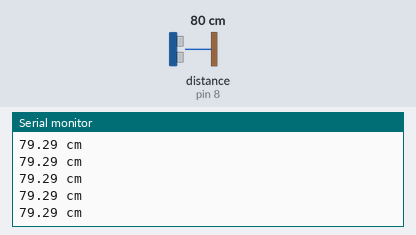
A sketch run on a simulated Arduino Uno, built with avr-gcc and run on an emulated ATmega328P. Shown: the last lines printed to the serial monitor. The test bench sets the inputs (shaded band); at power-on: distance to the obstacle (sensor on pin 8) 80 cm. The echo pulse lasts 58.3 µs per cm.

Above: at 1.2 s.
1.3 s: distance to the obstacle (sensor on pin 8) set to 35 cm
At 1.53 s:
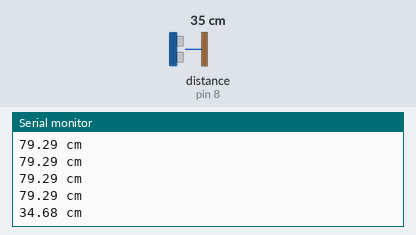
4.3 s: distance to the obstacle (sensor on pin 8) set to 2 cm
At 4.44 s:
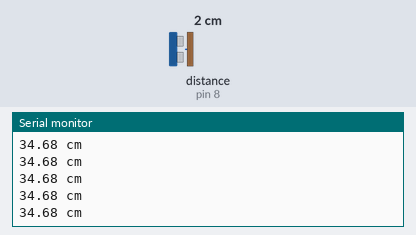
Timing chart, 0 to 7.3 s (numbered marks = the images above; inputs shaded):
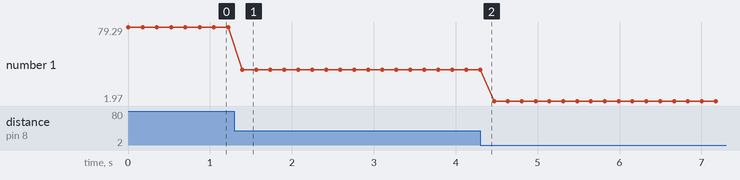

The sketch:

send.ino
```cpp
#include <IRremote.h>
#define IR_SEND_PIN 2
IRsend irsend(IR_SEND_PIN);
uint32_t noRepeats = 2;

// sensor
const int trigger_pin = 9;
const int pw_pin = 8;
const int trigger_delay = 10;
long duration;
float cm;
//
void setup() {
  Serial.begin(9600);
  pinMode(trigger_pin, OUTPUT);
  pinMode(pw_pin, INPUT);
}

void loop() {
  digitalWrite(trigger_pin, LOW);
  delayMicroseconds(10);
  digitalWrite(trigger_pin, HIGH);
  delayMicroseconds(trigger_delay);
  digitalWrite(trigger_pin, LOW);
  duration = pulseIn(pw_pin, HIGH);
  cm = duration * 0.017;
  Serial.print(cm);
  Serial.println(" cm");

  if (cm <= 12.5)
    irsend.sendNEC(0x00, 0x1A, noRepeats);
  else
    irsend.sendNEC(0x00, 0x1B, noRepeats);

  delay(100);
}
```

Measured:
- after the input at 1.3 s, the serial monitor: prints a new line after 0.09 s (image 1)
- plotted number 1: 79.29 → 34.68 after the input at 1.3 s, 34.68 → 1.97 after the input at 4.3 s
